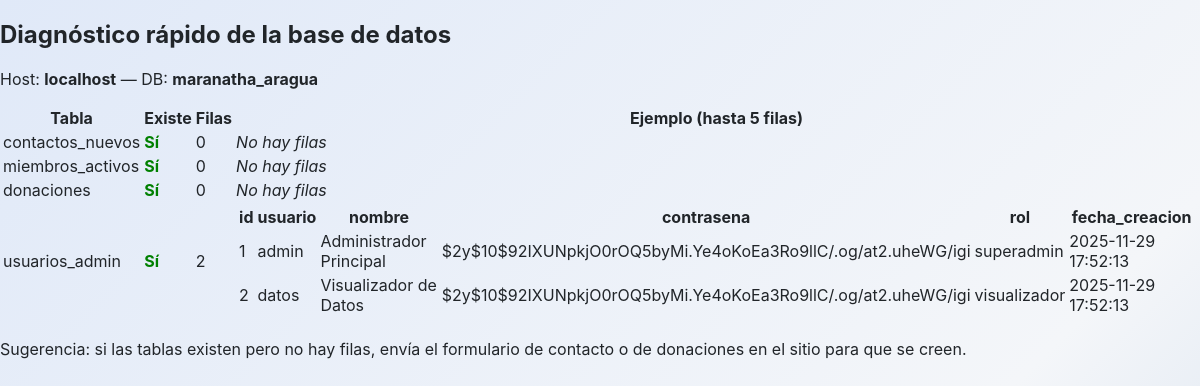
The page /admin/check_db.php on the database its author committed.
### tables this page shows
CREATE TABLE usuarios_admin (
      id INT AUTO_INCREMENT PRIMARY KEY,
      usuario VARCHAR(50) NOT NULL UNIQUE,
      nombre VARCHAR(100) NOT NULL,
      contrasena VARCHAR(255) NOT NULL,
      rol ENUM('superadmin', 'visualizador') NOT NULL DEFAULT 'visualizador',
      fecha_creacion TIMESTAMP DEFAULT CURRENT_TIMESTAMP
  );

### admin/check_db.php (the view, shortened to what this page needs)
<?php
require_once 'db_connect.php';
$tables = ['contactos_nuevos','miembros_activos','donaciones','usuarios_admin'];
function table_exists($mysqli, $table) {
    $t = $mysqli->real_escape_string($table);
    $res = $mysqli->query("SHOW TABLES LIKE '".$t."'");
    return ($res && $res->num_rows > 0);
}
?><!DOCTYPE html>
<html lang="es">
<head>
<link rel="stylesheet" href="admin_styles.css">
</head>
<body class="admin-simple">
<h2>Diagnóstico rápido de la base de datos</h2>
<?php
$db_host = defined('DB_SERVER') ? constant('DB_SERVER') : (defined('DB_HOST') ? constant('DB_HOST') : 'desconocido');
$db_name = defined('DB_NAME') ? constant('DB_NAME') : (defined('DB_DATABASE') ? constant('DB_DATABASE') : 'desconocido');
?>
<p>Host: <strong><?php echo htmlspecialchars($db_host); ?></strong> — DB: <strong><?php echo htmlspecialchars($db_name); ?></strong></p>
<table>
<thead><tr><th>Tabla</th><th>Existe</th><th>Filas</th><th>Ejemplo (hasta 5 filas)</th></tr></thead>
<tbody>
<?php foreach ($tables as $tbl): ?>
<tr>
    <td><?php echo htmlspecialchars($tbl); ?></td>
    <td><?php echo table_exists($mysqli, $tbl) ? '<strong style="color:green">Sí</strong>' : '<strong style="color:red">No</strong>'; ?></td>
    <td>
        <?php
        if (table_exists($mysqli, $tbl)) {
            $r = $mysqli->query("SELECT COUNT(*) FROM `".$mysqli->real_escape_string($tbl)."`");
            if ($r) {
                echo (int)$r->fetch_row()[0];
            } else {
                echo 'Error: '.htmlspecialchars($mysqli->error);
            }
        } else echo '-';
        ?>
    </td>
    <td>
        <?php
        if (table_exists($mysqli, $tbl)) {
            $s = $mysqli->query("SELECT * FROM `".$mysqli->real_escape_string($tbl)."` LIMIT 5");
            if ($s && $s->num_rows>0) {
                echo '<table><thead>';
                $finfo = $s->fetch_fields();
                echo '<tr>'; foreach ($finfo as $f) echo '<th>'.htmlspecialchars($f->name).'</th>'; echo '</tr>';
                echo '</thead><tbody>';
                $s->data_seek(0);
                while ($row = $s->fetch_assoc()) {
                    echo '<tr>';
                    foreach ($row as $v) echo '<td>'.htmlspecialchars((string)$v).'</td>';
                    echo '</tr>';
                }
                echo '</tbody></table>';
            } else {
                echo '<em>No hay filas</em>';
            }
        } else echo '<em>-</em>';
        ?>
    </td>
</tr>
<?php endforeach; ?>
</tbody>
</table>
<p style="margin-top:18px">Sugerencia: si las tablas existen pero no hay filas, envía el formulario de contacto o de donaciones en el sitio para que se creen.</p>
</body>
</html>

### admin/admin_styles.css (style rules this page uses)
:root { --primary: #002d62; --primary-600: #0b3b7a; --sidebar-width: 260px; --accent: #ffd166; --muted: #6c757d; --success: #28a745; --danger: #dc3545; --bg: #f4f6f9; --card: #ffffff; --border: #e9ecef; --glass: rgba(255,255,255,0.65); --shadow: 0 6px 18px rgba(6,13,48,0.08); --shadow-hover: 0 12px 32px rgba(6,13,48,0.15); --shadow-button: 0 4px 12px rgba(2,36,76,0.2); --shadow-button-hover: 0 8px 24px rgba(2,36,76,0.3); --transition: all 0.3s cubic-bezier(0.4, 0, 0.2, 1); --border-radius: 16px; --border-radius-small: 10px; }
html,body { height:100%; }
body { margin:0; padding:0; font-family:Inter, 'Segoe UI', Roboto, system-ui, -apple-system, Arial, sans-serif; color:#212529; background: linear-gradient(135deg, #e0e9f8 0%, var(--bg) 70%, #d5e0ee 100%); animation: fadeIn 0.8s ease-in-out; }

### rows shown on the page
usuarios_admin: id "1", usuario "admin", nombre "Administrador Principal", contrasena "$2y$10$92IXUNpkjO0rOQ5byMi.Ye4oKoEa3Ro9llC/.og/at2.uheWG/igi", rol "superadmin", fecha_creacion "2025-11-29 17:52:13"
usuarios_admin: id "2", usuario "datos", nombre "Visualizador de Datos", contrasena "$2y$10$92IXUNpkjO0rOQ5byMi.Ye4oKoEa3Ro9llC/.og/at2.uheWG/igi", rol "visualizador", fecha_creacion "2025-11-29 17:52:13"

### other values the page prints
$db_host "localhost"
$db_name "maranatha_aragua"
$tbl "contactos_nuevos"
$r->fetch_row()[0] "0"
$tbl "miembros_activos"
$tbl "donaciones"
$tbl "usuarios_admin"
$r->fetch_row()[0] "2"
$f->name "id"
$f->name "usuario"
$f->name "nombre"
$f->name "contrasena"
$f->name "rol"
$f->name "fecha_creacion"
